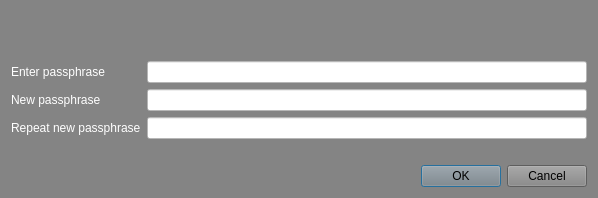
<?xml version="1.0" encoding="UTF-8"?>
<ui version="4.0">
 <class>AskPassphraseDialog</class>
 <widget class="QDialog" name="AskPassphraseDialog">
  <property name="geometry">
   <rect>
    <x>0</x>
    <y>0</y>
    <width>598</width>
    <height>198</height>
   </rect>
  </property>
  <property name="sizePolicy">
   <sizepolicy hsizetype="Preferred" vsizetype="Minimum">
    <horstretch>0</horstretch>
    <verstretch>0</verstretch>
   </sizepolicy>
  </property>
  <property name="minimumSize">
   <size>
    <width>550</width>
    <height>0</height>
   </size>
  </property>
  <property name="windowTitle">
   <string>Passphrase Dialog</string>
  </property>
  <property name="styleSheet">
   <string notr="true">background-color: rgb(132, 132, 132);
color: rgb(255, 255, 255);</string>
  </property>
  <layout class="QVBoxLayout" name="verticalLayout">
   <item>
    <widget class="QLabel" name="warningLabel">
     <property name="textFormat">
      <enum>Qt::RichText</enum>
     </property>
     <property name="wordWrap">
      <bool>true</bool>
     </property>
    </widget>
   </item>
   <item>
    <layout class="QFormLayout" name="formLayout">
     <property name="fieldGrowthPolicy">
      <enum>QFormLayout::AllNonFixedFieldsGrow</enum>
     </property>
     <item row="0" column="0">
      <widget class="QLabel" name="passLabel1">
       <property name="text">
        <string>Enter passphrase</string>
       </property>
      </widget>
     </item>
     <item row="0" column="1">
      <widget class="QLineEdit" name="passEdit1">
       <property name="styleSheet">
        <string notr="true">color: rgb(0, 0, 0);
background-color: rgb(255, 255, 255);</string>
       </property>
       <property name="echoMode">
        <enum>QLineEdit::Password</enum>
       </property>
      </widget>
     </item>
     <item row="1" column="0">
      <widget class="QLabel" name="passLabel2">
       <property name="text">
        <string>New passphrase</string>
       </property>
      </widget>
     </item>
     <item row="1" column="1">
      <widget class="QLineEdit" name="passEdit2">
       <property name="styleSheet">
        <string notr="true">color: rgb(0, 0, 0);
background-color: rgb(255, 255, 255);</string>
       </property>
       <property name="echoMode">
        <enum>QLineEdit::Password</enum>
       </property>
      </widget>
     </item>
     <item row="2" column="0">
      <widget class="QLabel" name="passLabel3">
       <property name="text">
        <string>Repeat new passphrase</string>
       </property>
      </widget>
     </item>
     <item row="2" column="1">
      <widget class="QLineEdit" name="passEdit3">
       <property name="styleSheet">
        <string notr="true">background-color: rgb(255, 255, 255);
color: rgb(0, 0, 0);</string>
       </property>
       <property name="echoMode">
        <enum>QLineEdit::Password</enum>
       </property>
      </widget>
     </item>
     <item row="3" column="1">
      <widget class="QLabel" name="capsLabel">
       <property name="font">
        <font>
         <weight>75</weight>
         <bold>true</bold>
        </font>
       </property>
       <property name="text">
        <string/>
       </property>
       <property name="alignment">
        <set>Qt::AlignCenter</set>
       </property>
      </widget>
     </item>
    </layout>
   </item>
   <item>
    <widget class="QDialogButtonBox" name="buttonBox">
     <property name="styleSheet">
      <string notr="true">color: rgb(0, 0, 0);</string>
     </property>
     <property name="orientation">
      <enum>Qt::Horizontal</enum>
     </property>
     <property name="standardButtons">
      <set>QDialogButtonBox::Cancel|QDialogButtonBox::Ok</set>
     </property>
    </widget>
   </item>
  </layout>
 </widget>
 <resources/>
 <connections>
  <connection>
   <sender>buttonBox</sender>
   <signal>accepted()</signal>
   <receiver>AskPassphraseDialog</receiver>
   <slot>accept()</slot>
   <hints>
    <hint type="sourcelabel">
     <x>248</x>
     <y>254</y>
    </hint>
    <hint type="destinationlabel">
     <x>157</x>
     <y>274</y>
    </hint>
   </hints>
  </connection>
  <connection>
   <sender>buttonBox</sender>
   <signal>rejected()</signal>
   <receiver>AskPassphraseDialog</receiver>
   <slot>reject()</slot>
   <hints>
    <hint type="sourcelabel">
     <x>316</x>
     <y>260</y>
    </hint>
    <hint type="destinationlabel">
     <x>286</x>
     <y>274</y>
    </hint>
   </hints>
  </connection>
 </connections>
</ui>
